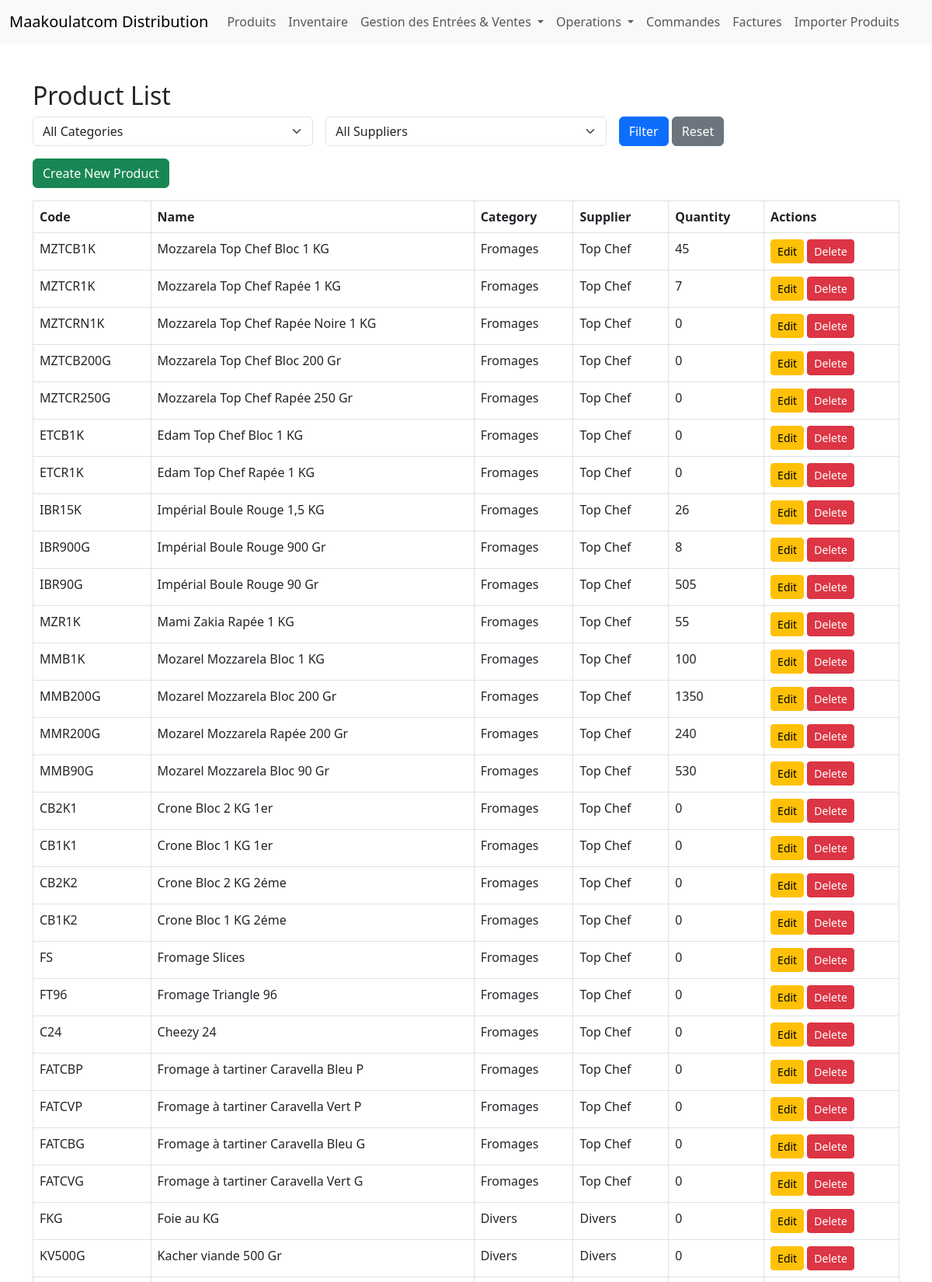
Page /list/ (upper part) on the committed database.
### products/models.py (models this page shows, shortened)
class Product(models.Model):
    CATEGORY_CHOICES = [
        ('Fromages', 'Fromages'),
        ('Sauces', 'Sauces'),
        ('Poisson', 'Poisson'),
        ('Poulet', 'Poulet'),
        ('Divers', 'Divers'),
    ]
    SUPPLIER_CHOICES = [
        ('Top Chef', 'Top Chef'),
        ('Ali', 'Ali'),
        ('Adnane', 'Adnane'),
        ('Yozi Food', 'Yozi Food'),
        ('Divers', 'Divers'),
    ]
    code = models.CharField(max_length=50, unique=True)
    name = models.CharField(max_length=100)
    name_ar = models.CharField(max_length=100, null=True, blank=True)
    purchase_price = models.DecimalField(max_digits=10, decimal_places=2)
    selling_price = models.DecimalField(max_digits=10, decimal_places=2)
    quantity = models.IntegerField(default=0)
    category = models.CharField(max_length=20, choices=CATEGORY_CHOICES, default='Divers')
    supplier = models.CharField(max_length=20, choices=SUPPLIER_CHOICES, default='Divers')

### products/views.py (the view)
# urls.py: path('list/', views.product_list, name='product_list'),
def product_list(request):
    category = request.GET.get('category')
    supplier = request.GET.get('supplier')
    products = Product.objects.all()
    if category:
        products = products.filter(category=category)
    if supplier:
        products = products.filter(supplier=supplier)
    categories = Product.objects.values_list('category', flat=True).distinct()
    suppliers = Product.objects.values_list('supplier', flat=True).distinct()
    return render(request, 'products/product_list.html', {
        'products': products,
        'categories': categories,
        'suppliers': suppliers,
        'selected_category': category,
        'selected_supplier': supplier,
    })

### products/templates/products/product_list.html (shortened to what this page needs)
{% extends "products/base.html" %}
{% block content %}
<h2>Product List</h2>
<form method="get" class="mb-3">
    <div class="row g-3">
        <div class="col-md-4">
            <select name="category" class="form-select">
                <option value="">All Categories</option>
            </select>
        </div>
        <div class="col-md-4">
            <select name="supplier" class="form-select">
                <option value="">All Suppliers</option>
            </select>
        </div>
        <div class="col-md-4">
            <button type="submit" class="btn btn-primary">Filter</button>
            <a href="{% url 'products:product_list' %}" class="btn btn-secondary">Reset</a>
        </div>
    </div>
</form>
<div class="mb-3">
    <a href="{% url 'products:product_form' %}" class="btn btn-success">Create New Product</a>
</div>
<div class="table-responsive">
    <table class="table table-bordered">
        <thead>
            <tr>
                <th>Code</th>
                <th>Name</th>
                <th>Category</th>
                <th>Supplier</th>
                <th>Quantity</th>
                <th>Actions</th>
            </tr>
        </thead>
        <tbody>
            {% for product in products %}
            <tr>
                <td>{{ product.code }}</td>
                <td>{{ product.name }}</td>
                <td>{{ product.category }}</td>
                <td>{{ product.supplier }}</td>
                <td>{{ product.quantity }}</td>
                <td>
                    <a href="{% url 'products:product_edit' product.id %}" class="btn btn-sm btn-warning">Edit</a>
                    <form method="post" action="{% url 'products:product_delete' product.id %}" style="display:inline;">
                        <button type="submit" class="btn btn-sm btn-danger">Delete</button>
                    </form>
                </td>
            </tr>
            {% endfor %}
        </tbody>
    </table>
</div>
{% endblock %}

### products/templates/products/base.html (style rules this page uses)
html, body { height: 100%; }
body { display: flex; flex-direction: column; }

### rows in the picture
Product: code "MZTCB1K", name "Mozzarela Top Chef Bloc 1 KG", category "Fromages", supplier "Top Chef", quantity "45"
Product: code "MZTCR1K", name "Mozzarela Top Chef Rapée 1 KG", category "Fromages", supplier "Top Chef", quantity "7"
Product: code "MZTCRN1K", name "Mozzarela Top Chef Rapée Noire 1 KG", category "Fromages", supplier "Top Chef", quantity "0"
Product: code "MZTCB200G", name "Mozzarela Top Chef Bloc 200 Gr", category "Fromages", supplier "Top Chef", quantity "0"
Product: code "MZTCR250G", name "Mozzarela Top Chef Rapée 250 Gr", category "Fromages", supplier "Top Chef", quantity "0"
Product: code "ETCB1K", name "Edam Top Chef Bloc 1 KG", category "Fromages", supplier "Top Chef", quantity "0"
Product: code "ETCR1K", name "Edam Top Chef Rapée 1 KG", category "Fromages", supplier "Top Chef", quantity "0"
Product: code "IBR15K", name "Impérial Boule Rouge 1,5 KG", category "Fromages", supplier "Top Chef", quantity "26"
Product: code "IBR900G", name "Impérial Boule Rouge 900 Gr", category "Fromages", supplier "Top Chef", quantity "8"
Product: code "IBR90G", name "Impérial Boule Rouge 90 Gr", category "Fromages", supplier "Top Chef", quantity "505"
Product: code "MZR1K", name "Mami Zakia Rapée 1 KG", category "Fromages", supplier "Top Chef", quantity "55"
Product: code "MMB1K", name "Mozarel Mozzarela Bloc 1 KG", category "Fromages", supplier "Top Chef", quantity "100"
Product: code "MMB200G", name "Mozarel Mozzarela Bloc 200 Gr", category "Fromages", supplier "Top Chef", quantity "1350"
Product: code "MMR200G", name "Mozarel Mozzarela Rapée 200 Gr", category "Fromages", supplier "Top Chef", quantity "240"
Product: code "MMB90G", name "Mozarel Mozzarela Bloc 90 Gr", category "Fromages", supplier "Top Chef", quantity "530"
Product: code "CB2K1", name "Crone Bloc 2 KG 1er", category "Fromages", supplier "Top Chef", quantity "0"
Product: code "CB1K1", name "Crone Bloc 1 KG 1er", category "Fromages", supplier "Top Chef", quantity "0"
Product: code "CB2K2", name "Crone Bloc 2 KG 2éme", category "Fromages", supplier "Top Chef", quantity "0"
Product: code "CB1K2", name "Crone Bloc 1 KG 2éme", category "Fromages", supplier "Top Chef", quantity "0"
Product: code "FS", name "Fromage Slices", category "Fromages", supplier "Top Chef", quantity "0"
Product: code "FT96", name "Fromage Triangle 96", category "Fromages", supplier "Top Chef", quantity "0"
Product: code "C24", name "Cheezy 24", category "Fromages", supplier "Top Chef", quantity "0"
Product: code "FATCBP", name "Fromage à tartiner Caravella Bleu P", category "Fromages", supplier "Top Chef", quantity "0"
Product: code "FATCVP", name "Fromage à tartiner Caravella Vert P", category "Fromages", supplier "Top Chef", quantity "0"
Product: code "FATCBG", name "Fromage à tartiner Caravella Bleu G", category "Fromages", supplier "Top Chef", quantity "0"
Product: code "FATCVG", name "Fromage à tartiner Caravella Vert G", category "Fromages", supplier "Top Chef", quantity "0"
Product: code "FKG", name "Foie au KG", category "Divers", supplier "Divers", quantity "0"
Product: code "KV500G", name "Kacher viande 500 Gr", category "Divers", supplier "Divers", quantity "0"
